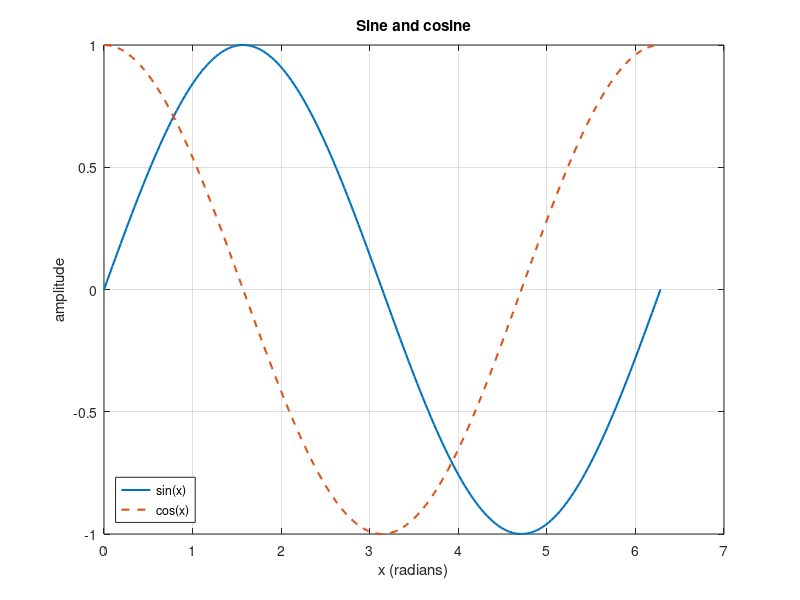

MATLAB code for this plot:
%% plotting_basics_demo.m
% TE 255 - Lecture 2: a labelled figure with two series.

x = linspace(0, 2*pi, 200);

figure;
plot(x, sin(x), 'LineWidth', 1.5); hold on
plot(x, cos(x), '--', 'LineWidth', 1.5);
hold off

xlabel('x (radians)');
ylabel('amplitude');
title('Sine and cosine');
legend('sin(x)', 'cos(x)', 'Location', 'southwest');
grid on

% Save a vector copy for a report. We write to a temp folder here so the
% repo stays clean; in your own work, save it next to your script.
outPath = fullfile(tempdir, 'plotting_basics.pdf');
exportgraphics(gcf, outPath);
fprintf('Saved %s\n', outPath);
